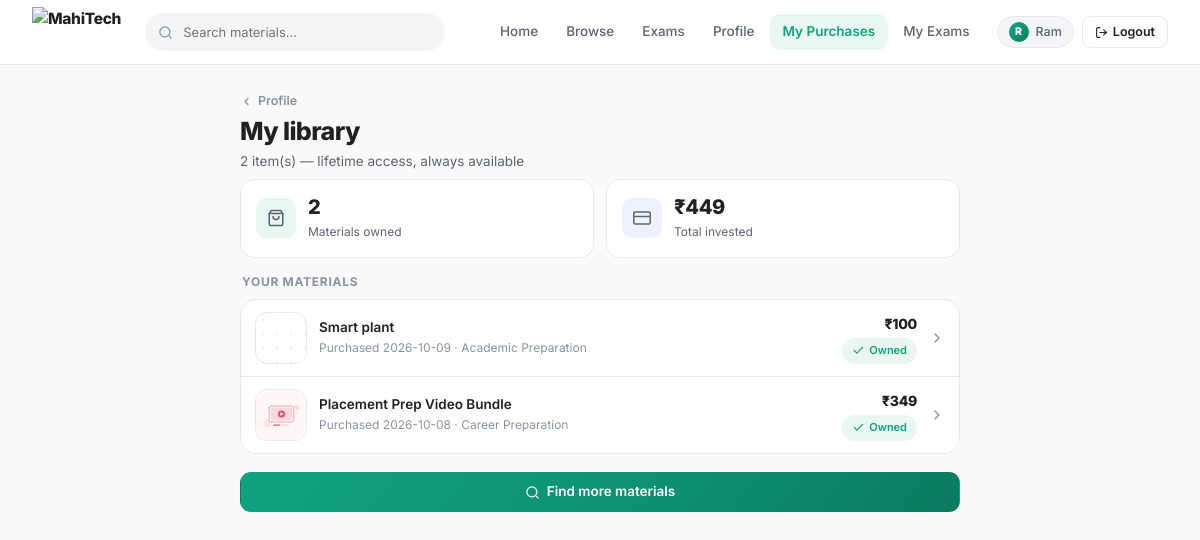
The app's page /my-purchases (signed in) with its own data.
### tables this page shows
CREATE TABLE purchases (
    id            INTEGER PRIMARY KEY AUTOINCREMENT,
    user_id       INTEGER NOT NULL REFERENCES users(id)    ON DELETE CASCADE,
    product_id    INTEGER          REFERENCES products(id) ON DELETE SET NULL,
    product_title TEXT    NOT NULL DEFAULT '',
    amount        REAL    NOT NULL DEFAULT 0,
    payment_id    TEXT,
    order_id      TEXT,
    status        TEXT    NOT NULL DEFAULT 'paid',
    created_at    TEXT    DEFAULT (datetime('now', 'localtime'))
);

CREATE TABLE products (
    id           INTEGER PRIMARY KEY AUTOINCREMENT,
    title        TEXT    NOT NULL,
    description  TEXT    DEFAULT '',
    category     TEXT    NOT NULL,
    price        REAL    NOT NULL DEFAULT 0,
    content_type TEXT    NOT NULL DEFAULT 'pdf',   -- pdf | video | both
    thumbnail    TEXT,
    pdf_file     TEXT,
    video_file   TEXT,
    created_at   TEXT    DEFAULT (datetime('now', 'localtime'))
);

### app.py (the view)
@app.route("/my-purchases")
@login_required
def my_purchases():
    return render_template("my_purchases.html",
                           purchases=models.get_user_purchases(session["user_id"]))

### app.py (called while the page is built)
def is_admin():
    return bool(session.get("is_admin"))

def login_required(f):
    @wraps(f)
    def wrapper(*args, **kwargs):
        if is_admin() and not session.get("user_id"):
            flash("You are logged in as admin — manage the store from the Admin panel.", "info")
            return redirect(url_for("admin_profile"))
        if not session.get("user_id"):
            flash("Please log in to continue.", "error")
            return redirect(url_for("login", next=request.path))
        return f(*args, **kwargs)
    return wrapper

@app.template_filter("thumb_url")
def thumb_url(value):
    if not value:
        return ""
    if value.startswith("http"):
        if "/image/upload/" in value and "f_auto" not in value:
            return value.replace("/image/upload/", "/image/upload/f_auto,q_auto/")
        return value
    return url_for("static", filename=f"uploads/thumbnails/{value}")

@app.context_processor
def inject_globals():
    return {
        "categories": Config.CATEGORIES,
        "is_admin": is_admin(),
        "demo_mode": Config.DEMO_MODE,
    }

@app.template_filter("inr")
def inr(value):
    try:
        v = float(value)
    except (TypeError, ValueError):
        return value
    return f"{int(v):,}" if v == int(v) else f"{v:,.2f}"

### models.py (called while the page is built)
def get_db():
    conn = sqlite3.connect(Config.DATABASE)
    conn.row_factory = sqlite3.Row
    conn.execute("PRAGMA foreign_keys = ON")
    return conn

def get_user_purchases(user_id):
    conn = get_db()
    rows = conn.execute(
        """SELECT pu.*, pr.category, pr.content_type, pr.thumbnail
           FROM purchases pu LEFT JOIN products pr ON pr.id = pu.product_id
           WHERE pu.user_id = ? ORDER BY pu.id DESC""", (user_id,)).fetchall()
    conn.close()
    return rows

### templates/my_purchases.html (shortened to what this page needs)
{% extends 'base.html' %}
{% from '_art.html' import media %}
{% block content %}
<div class="container">
  <div class="acct">
    <div class="page">
      <a class="backlink" href="{{ url_for('profile') }}">
        <svg class="ic ic-xs"><use href="#i-chevron-r"></use></svg>Profile
      </a>
      <h1>My library</h1>
      <p>{{ purchases|length }} item(s) — lifetime access, always available</p>
    </div>
    <div class="stats">
      <div class="stat">
        <span class="stat-ic t-green"><svg class="ic"><use href="#i-bag"></use></svg></span>
        <div><b>{{ purchases|length }}</b><span>Materials owned</span></div>
      </div>
      <div class="stat">
        <span class="stat-ic t-blue"><svg class="ic"><use href="#i-card"></use></svg></span>
        <div><b>₹{{ purchases|sum(attribute='amount')|inr }}</b><span>Total invested</span></div>
      </div>
    </div>
    {% if purchases %}
      <div class="list-title"><span>Your materials</span></div>
      <div class="menu">
        {% for p in purchases %}
          <a class="row-item" href="{{ url_for('product', product_id=p.product_id) if p.product_id else '#' }}">
            <span class="row-art">{{ media(p) }}</span>
            <span class="row-main">
              <b>{{ p.product_title }}</b>
              <small>Purchased {{ p.created_at[:10] }}{% if p.category %} · {{ p.category }}{% endif %}</small>
            </span>
            <span class="row-end">
              <b>₹{{ p.amount|inr }}</b>
              {% if p.product_id %}
                <span class="badge badge-green"><svg class="ic ic-xs"><use href="#i-check"></use></svg>Owned</span>
              {% else %}
                <span class="badge badge-amber">Unavailable</span>
              {% endif %}
            </span>
            <svg class="ic go"><use href="#i-chevron-r"></use></svg>
          </a>
        {% endfor %}
      </div>
      <div style="margin-top:18px">
        <a class="btn btn-p btn-bl" href="{{ url_for('browse') }}">
          <svg class="ic ic-s"><use href="#i-search"></use></svg>Find more materials</a>
      </div>
    {% else %}
      <div class="empty">
        <svg class="empty-art" viewBox="0 0 160 110"><use href="#v-empty"></use></svg>
        <p>Your library is empty — purchase your first study material today.</p>
        <a class="btn btn-p" href="{{ url_for('browse') }}">Browse materials</a>
      </div>
    {% endif %}
  </div>
</div>
{% endblock %}

### templates/_art.html (shortened to what this page needs)
{% macro media(p, zoom=False) -%}
  {%- if p.thumbnail -%}
    <img class="pm-img{% if zoom %} zoomable{% endif %}"
         src="{{ p.thumbnail|thumb_url }}"
         alt="{{ p.title }}" decoding="async"
         {% if zoom %}data-full="{{ p.thumbnail|thumb_url }}"{% endif %}
         onerror="this.style.display='none';if(this.parentElement)this.parentElement.classList.add('pm-broken')">
  {%- else -%}
    {%- set tint = {'Government Exams':'v-blue','Competitive Exams':'v-amber',
                    'Entrance Exams':'v-purple','Academic Preparation':'v-green',
                    'Career Preparation':'v-rose'}.get(p.category, 'v-green') -%}
    {%- set sym = 'v-video' if p.content_type == 'video' else ('v-both' if p.content_type == 'both' else 'v-doc') -%}
    <div class="art {{ tint }}">
      <svg class="art-svg" viewBox="0 0 160 110" aria-hidden="true"><use href="#{{ sym }}"></use></svg>
    </div>
  {%- endif -%}
{%- endmacro %}

### templates/base.html (style rules this page uses)
:root { --primary:#10A37F; --primary-h:#0D8F70; --primary-deep:#0A7A5F; --primary-soft:#E9F6F1; --primary-softer:#F3FAF7; --bg:#FAFAFB; --bg-2:#F4F5F7; --bg-3:#ECEDEF; --text:#202123; --text-2:#5D6470; --text-3:#8B93A1; --border:#E7E9ED; --border-2:#D9DDE3; --success:#16A34A; --success-soft:#EAF7EF; --warning:#F59E0B; --warning-soft:#FEF5E5; --error:#DC2626; --error-soft:#FDEDED; --r:16px; --r-sm:10px; --grad:linear-gradient(135deg,#10A37F 0%,#0D8F70 60%,#0A7A5F 100%); }
* { margin:0;padding:0;box-sizing:border-box }
html { -webkit-text-size-adjust:100%;scroll-behavior:smooth }
body { font-family:'Inter',system-ui,-apple-system,sans-serif;font-size:14px;line-height:1.6; color:var(--text);background:var(--bg);min-height:100vh;display:flex;flex-direction:column; overflow-x:hidden;-webkit-tap-highlight-color:transparent }
a { color:inherit;text-decoration:none }
h1,h2,h3,h4 { font-weight:700;letter-spacing:-.02em;line-height:1.32;color:var(--text) }
.container { --pad:clamp(16px,4vw,32px);width:min(1280px,100%);margin:0 auto;padding:0 var(--pad) }
.ic { width:18px;height:18px;flex:none;fill:none;stroke:currentColor;stroke-width:2; stroke-linecap:round;stroke-linejoin:round }
.ic-xs { width:13px;height:13px }
.ic-s { width:15px;height:15px }
.btn { display:inline-flex;align-items:center;justify-content:center;gap:7px;min-height:40px; padding:9px 16px;border-radius:11px;border:1px solid transparent; font-size:13.5px;font-weight:600;cursor:pointer;transition:.18s;line-height:1.3;white-space:nowrap }
.btn-p { background:var(--grad);color:#fff }
.btn-bl { width:100% }
.page { padding:26px 0 6px }
.page h1 { font-size:25px;font-weight:800;letter-spacing:-.025em }
.page p { color:var(--text-2);font-size:13.5px;margin-top:3px }
.backlink { display:inline-flex;align-items:center;gap:5px;font-size:12.5px;font-weight:600; color:var(--text-3);margin-bottom:4px;transition:color .15s }
.backlink .ic { transform:rotate(180deg) }
.t-green { background:var(--primary-soft);color:var(--primary) }
.t-blue { background:#EDF2FE;color:#4A6CF7 }
.badge { display:inline-flex;align-items:center;gap:4px;padding:3px 9px;border-radius:999px; font-size:11px;font-weight:600;background:var(--bg-2);color:var(--text-2); border:1px solid var(--border);width:fit-content }
.badge-green { background:var(--primary-soft);border-color:transparent;color:var(--primary) }
.art { position:absolute;inset:0;display:grid;place-items:center;background:var(--bg-2) }
.art::before { content:"";position:absolute;inset:0; background-image:radial-gradient(rgba(16,24,40,.05) 1px,transparent 1px);background-size:16px 16px }
.art-svg { position:relative;width:82%;height:82% }
.v-rose { --a:#E0526E;--b:#FAD7DE;background:#FFF7F8 }
.pm-broken { background-image:radial-gradient(rgba(16,24,40,.07) 1px,transparent 1px); background-size:14px 14px }
.stats { display:grid;grid-template-columns:repeat(auto-fit,minmax(180px,1fr));gap:12px }
.stat { background:#fff;border:1px solid var(--border);border-radius:14px;padding:15px; display:flex;align-items:center;gap:12px;transition:border-color .2s }
.stat-ic { width:40px;height:40px;border-radius:11px;display:grid;place-items:center;flex:none }
.stat b { font-size:20px;font-weight:800;display:block;line-height:1.25;letter-spacing:-.02em }
.stat span { font-size:12px;color:var(--text-2) }
.acct { max-width:720px;margin:0 auto }
.list-title { display:flex;justify-content:space-between;align-items:center;margin:14px 2px 8px; font-size:12px;font-weight:700;letter-spacing:.06em;text-transform:uppercase;color:var(--text-3) }
.menu { background:#fff;border:1px solid var(--border);border-radius:var(--r);overflow:hidden }
.menu>a,.menu .row-item { display:flex;align-items:center;gap:12px;padding:12px 14px; border-bottom:1px solid var(--border);transition:background .15s }
.menu>a:last-child,.menu .row-item:last-child { border-bottom:none }
.menu .go { margin-left:auto;color:var(--text-3);width:16px;height:16px }
.row-art { position:relative;width:52px;height:52px;border-radius:12px;overflow:hidden;flex:none; border:1px solid var(--border) }
.row-main { min-width:0;flex:1 }
.row-main b { font-size:13.5px;font-weight:600;line-height:1.35; display:-webkit-box;-webkit-line-clamp:2;-webkit-box-orient:vertical;overflow:hidden }
.row-main small { font-size:12px;color:var(--text-3) }
.row-end { text-align:right;flex:none;display:flex;flex-direction:column;align-items:flex-end;gap:3px }
.row-end b { font-size:14px;font-weight:800;letter-spacing:-.02em }

### records on screen
purchases: product_title "Smart plant", created_at "2026-10-09", category "Academic Preparation", amount|inr "100", shows "Owned"
purchases: product_title "Placement Prep Video Bundle", created_at "2026-10-08", category "Career Preparation", amount|inr "349", shows "Owned"

### other values on screen
{{ (session.get('user_name') or 'U')[:1]|upper }} "R"
{{ session.get('user_name') }} "Ram"
{{ purchases|length }} "2"
{{ purchases|sum(attribute='amount')|inr }} "449"
